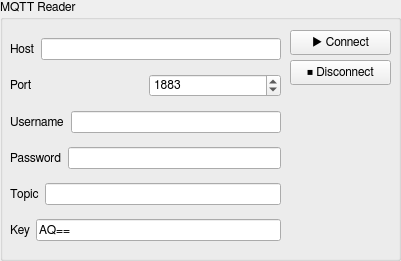
     <widget class="QGroupBox" name="groupBox_6">
      <property name="geometry">
       <rect>
        <x>740</x>
        <y>10</y>
        <width>401</width>
        <height>261</height>
       </rect>
      </property>
      <property name="font">
       <font>
        <family>Freesans</family>
        <pointsize>9</pointsize>
       </font>
      </property>
      <property name="title">
       <string>MQTT Reader</string>
      </property>
      <widget class="QWidget" name="verticalLayoutWidget">
       <property name="geometry">
        <rect>
         <x>10</x>
         <y>30</y>
         <width>271</width>
         <height>224</height>
        </rect>
       </property>
       <layout class="QVBoxLayout" name="verticalLayout">
        <item>
         <layout class="QHBoxLayout" name="horizontalLayout_4">
          <item>
           <widget class="QLabel" name="label_12">
            <property name="font">
             <font>
              <family>Freesans</family>
              <pointsize>9</pointsize>
             </font>
            </property>
            <property name="text">
             <string>Host</string>
            </property>
           </widget>
          </item>
          <item>
           <widget class="QLineEdit" name="mqtt_host_linedit">
            <property name="font">
             <font>
              <family>Freesans</family>
              <pointsize>9</pointsize>
             </font>
            </property>
            <property name="text">
             <string/>
            </property>
           </widget>
          </item>
         </layout>
        </item>
        <item>
         <layout class="QHBoxLayout" name="horizontalLayout_10">
          <item>
           <widget class="QLabel" name="label_18">
            <property name="enabled">
             <bool>true</bool>
            </property>
            <property name="font">
             <font>
              <family>Freesans</family>
              <pointsize>9</pointsize>
             </font>
            </property>
            <property name="text">
             <string>Port</string>
            </property>
           </widget>
          </item>
          <item>
           <widget class="QSpinBox" name="mqtt_port_spinbox">
            <property name="font">
             <font>
              <family>Freesans</family>
              <pointsize>9</pointsize>
             </font>
            </property>
            <property name="minimum">
             <number>1024</number>
            </property>
            <property name="maximum">
             <number>65535</number>
            </property>
            <property name="value">
             <number>1883</number>
            </property>
           </widget>
          </item>
         </layout>
        </item>
        <item>
         <layout class="QHBoxLayout" name="horizontalLayout_5">
          <item>
           <widget class="QLabel" name="label_13">
            <property name="font">
             <font>
              <family>Freesans</family>
              <pointsize>9</pointsize>
             </font>
            </property>
            <property name="text">
             <string>Username</string>
            </property>
           </widget>
          </item>
          <item>
           <widget class="QLineEdit" name="mqtt_username_linedit">
            <property name="font">
             <font>
              <family>Freesans</family>
              <pointsize>9</pointsize>
             </font>
            </property>
            <property name="text">
             <string/>
            </property>
           </widget>
          </item>
         </layout>
        </item>
        <item>
         <layout class="QHBoxLayout" name="horizontalLayout_8">
          <item>
           <widget class="QLabel" name="label_17">
            <property name="font">
             <font>
              <family>Freesans</family>
              <pointsize>9</pointsize>
             </font>
            </property>
            <property name="text">
             <string>Password</string>
            </property>
           </widget>
          </item>
          <item>
           <widget class="QLineEdit" name="mqtt_password_linedit">
            <property name="font">
             <font>
              <family>Freesans</family>
              <pointsize>9</pointsize>
             </font>
            </property>
            <property name="text">
             <string/>
            </property>
           </widget>
          </item>
         </layout>
        </item>
        <item>
         <layout class="QHBoxLayout" name="horizontalLayout_6">
          <item>
           <widget class="QLabel" name="label_14">
            <property name="font">
             <font>
              <family>Freesans</family>
              <pointsize>9</pointsize>
             </font>
            </property>
            <property name="text">
             <string>Topic</string>
            </property>
           </widget>
          </item>
          <item>
           <widget class="QLineEdit" name="mqtt_topic_linedit">
            <property name="font">
             <font>
              <family>Freesans</family>
              <pointsize>9</pointsize>
             </font>
            </property>
            <property name="text">
             <string/>
            </property>
           </widget>
          </item>
         </layout>
        </item>
        <item>
         <layout class="QHBoxLayout" name="horizontalLayout_9">
          <item>
           <widget class="QLabel" name="label_16">
            <property name="font">
             <font>
              <family>Freesans</family>
              <pointsize>9</pointsize>
             </font>
            </property>
            <property name="text">
             <string>Key</string>
            </property>
           </widget>
          </item>
          <item>
           <widget class="QLineEdit" name="mqtt_key_linedit">
            <property name="font">
             <font>
              <family>Freesans</family>
              <pointsize>9</pointsize>
             </font>
            </property>
            <property name="text">
             <string>AQ==</string>
            </property>
           </widget>
          </item>
         </layout>
        </item>
       </layout>
      </widget>
      <widget class="QPushButton" name="mqtt_disconnect_button">
       <property name="geometry">
        <rect>
         <x>290</x>
         <y>60</y>
         <width>101</width>
         <height>25</height>
        </rect>
       </property>
       <property name="font">
        <font>
         <family>Freesans</family>
         <pointsize>9</pointsize>
        </font>
       </property>
       <property name="toolTip">
        <string>Disconnect from MQTT server.</string>
       </property>
       <property name="text">
        <string>⏹️ Disconnect</string>
       </property>
      </widget>
      <widget class="QPushButton" name="mqtt_connect_button">
       <property name="geometry">
        <rect>
         <x>290</x>
         <y>30</y>
         <width>101</width>
         <height>25</height>
        </rect>
       </property>
       <property name="font">
        <font>
         <family>Freesans</family>
         <pointsize>9</pointsize>
        </font>
       </property>
       <property name="toolTip">
        <string>Connect to a MQTT server.</string>
       </property>
       <property name="text">
        <string>▶️ Connect</string>
       </property>
      </widget>
     </widget>
